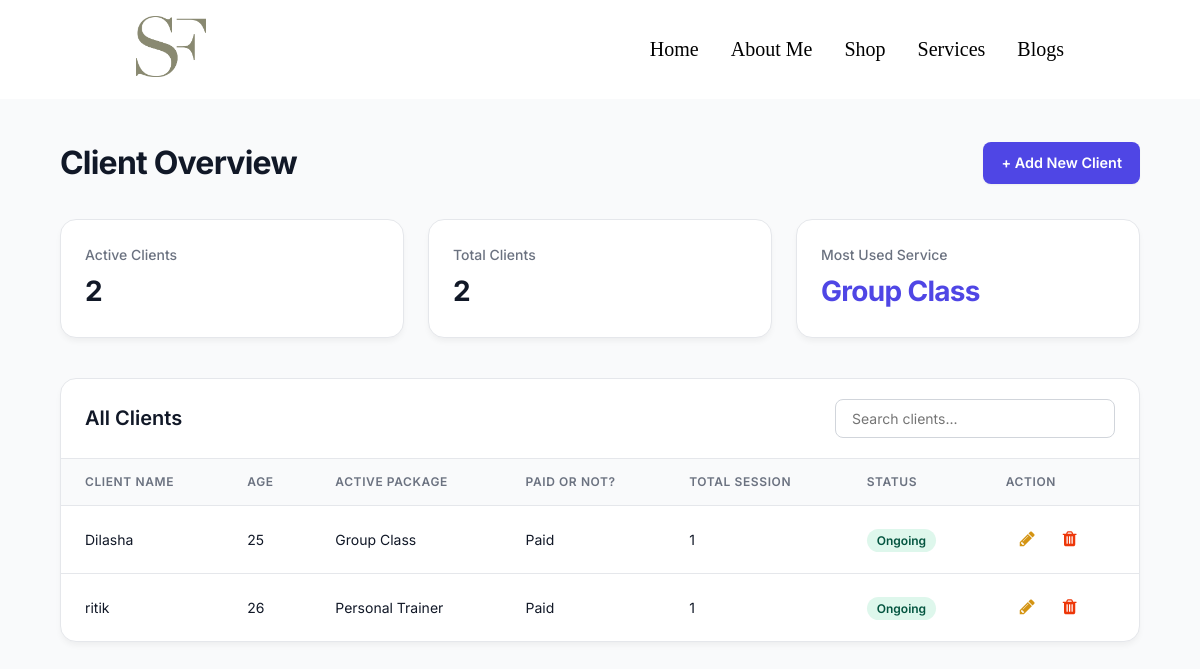
Screenshot of /clients/ (signed in) with the database file from the repository.
### website/models.py (models this page shows, shortened)
class Service(models.Model):
    title = models.CharField(max_length=80)
    info = models.TextField(null = True, blank = True)
    feature = models.ManyToManyField(ServiceFeatureItem, blank = True, related_name="services")
    price= models.IntegerField()
    icon = models.ImageField(upload_to='images/pics')
    slug = models.SlugField(null = True)

class Client(models.Model):
    GENDER_CHOICES = [
        ("Male" , "Male"),
        ("Female", "Female"),
        ("Other" , "Other")
    ]
    STATUS_CHOICES = [
        ("Ongoing" , "Ongoing"),
        ("Completed", "Completed"),
    ]
    PAID_OPTIONS = [
        ("Paid", "Paid"),
        ("Not Paid", "Not Paid"),
        ("Half Paid", "Half Paid"),
    ]
    name = models.CharField(max_length=100)
    total_sessions = models.IntegerField(default = 1)
    age = models.IntegerField()
    gender = models.TextField(choices= GENDER_CHOICES)
    started_training_from = models.DateField()
    services = models.ForeignKey(Service, on_delete= models.PROTECT)
    any_problem = models.CharField(max_length=500, default="N/A")
    status = models.CharField(max_length = 100, choices= STATUS_CHOICES, default="Ongoing")
    paid_or_not = models.CharField(max_length = 100, choices= PAID_OPTIONS, blank = True, null = True)

### website/views.py (the view)
# urls.py: path('clients/', client_view, name='client-view'),
@login_required
def client_view(request):
    if not request.user.is_superuser:
        return redirect('home-page')
    active_clients_count = Client.objects.filter(status = "Ongoing").count()
    total_clients_count = Client.objects.all().count()
    clients = Client.objects.all().order_by("-status", "-started_training_from")
    if clients:
        top_service = Service.objects.annotate(
                total_subs = Count('client')
            ).order_by('-total_subs').values_list('title', flat=True).first()
    else:
        top_service = None
    return render(request, 'website/clients/clients.html', {'clients' : clients,  "active_clients_count": active_clients_count, 'total_clients_count': total_clients_count, 'top_service' : top_service})

### website/templates/website/clients/clients.html (shortened to what this page needs)
{% extends 'website/index.html' %}
{% load static %}
{% block extra_css %}
<link rel="stylesheet" href="{% static 'website/client_style.css'%}">
{% endblock %}
{% block content %}
{% include 'website/navbar.html' %}
<div class="dashboard-container">
    <div class="page-header">
        <h1>Client Overview</h1>
        <a class="btn btn-primary" id="add-client-btn" href="{% url 'client-form' %}">+ Add New Client</a>
    </div>
    <div class="stats-grid">
        <div class="stat-card">
            <h3>Active Clients</h3>
            <p class="stat-number">{{active_clients_count}}</p>
        </div>
        <div class="stat-card">
            <h3>Total Clients</h3>
            <p class="stat-number">{{total_clients_count}}</p>
        </div>
        <div class="stat-card">
            <h3>Most Used Service</h3>
            <p class="stat-number text-accent">{{top_service}}</p>
        </div>
    </div>
    <div class="table-card">
        <div class="table-header">
            <h2>All Clients</h2>
            <input type="text" class="search-input" id="search-input" placeholder="Search clients..." >
        </div>
        <div class="table-responsive">
            <table class="client-table">
                <thead>
                    <tr>
                        <th>Client Name</th>
                        <th>Age</th>
                        <th>Active Package</th>
                        <th>Paid or Not?</th>
                        <th>Total Session</th>
                        <th>Status</th>
                        <th>Action</th>
                    </tr>
                </thead>
                <tbody>
                    {% for client in clients %}
                    <tr class="client-row">
                        <td class="client-name">
                            {{client.name}}
                        </td>
                        <td>{{client.age}}</td>
                        <td class="service-title-table">{{client.services.title}}</td>
                        <td><span class="session-badge">{{client.paid_or_not|cut:"ne"}}</span></td>
                        <td>{{client.total_sessions}}</td>
                        <td><span class="status-badge {{client.status}}">{{client.status}}</span></td>
                        <td id="action-{{client.id}}" style="display:flex;">
                            <a href="{% url 'edit-client' client.id %}"
                            class="action-link edit">
                            <i class="fa fa-pencil" aria-hidden="true" title="Edit"></i>
                            <a class="action-link delete" title="Edit"id="delete-btn" onclick="deleteModalFunction('openModal', this)" data-id = {{client.id}}><i class="fa fa-trash" aria-hidden="true" title="Delete"></i></a>
                        </td>
                    </tr>
                    {% endfor %}
                </tbody>
            </table>
        </div>
    </div>
</div>
{% endblock %}

### website/templates/website/index.html (shortened to what this page needs)
{% load static %}
<!DOCTYPE html>
<html lang="en">
<head>
    <link rel="stylesheet" href="https://cdnjs.cloudflare.com/ajax/libs/font-awesome/6.7.2/css/all.min.css" />
    <link rel="stylesheet" href="https://cdnjs.cloudflare.com/ajax/libs/font-awesome/4.7.0/css/font-awesome.min.css">
    <link rel="stylesheet" href="{% static 'website/bloglist.css'%}">
    <link rel="stylesheet" href="{% static 'website/style.css'%}">
    {% block extra_css %}{% endblock %}
</head>
<body>
   <main>
        {%block content %}{%endblock %}
    </main>
</body>
</html>

### website/templates/website/navbar.html (shortened to what this page needs)
{%load static %}
<header>
    <div class="page-navbar">
        <div class="brand"><a href="{% url 'home-page' %}"><img src="{% static 'website/final_logo.png' %}" alt="logo"></a></div>
        <nav class="right-side" id="responsive">
            <ul>
                <li><a href="{% url 'home-page' %}">Home</a></li>
                <li><a href="{% url 'about-me' %}">About Me</a></li>
                <li><a href="https://www.instagram.com/sappfitwear/">Shop</a></li>
                <li><a href="{% url 'services-page' %}">Services</a></li>
                <li><a href="{% url 'blogs' %}">Blogs</a></li>
            </ul>
        </nav>
    </div>
</header>

### website/static/website/bloglist.css (style rules this page uses)
:root { --title-family :'Unbounded', cursive; --role-font :'Roboto Mono', monospace; --quote-family:'Lobster Two', cursive; --blog-font : 'Andika', sans-serif; --container-width: 80%; --margin-top:10em; --padding-bottom:10em; --blog-title:'Roboto Condensed', sans-serif; }
header { position: static; }
.page-navbar { width: var(--container-width); }
a { color: black; }

### website/static/website/style.css (style rules this page uses)
:root { --title-family :'Unbounded', cursive; --trial-font : "Bungee", sans-serif; --role-font :'Roboto Mono', monospace; --nav-font:"Playfair Display", serif; --quote-family:'Lobster Two', cursive; --container-width: 80%; --paragraph-font: 'Rubik', sans-serif; --margin-top:5em; --margin-bottom:5em; --padding-bottom:5em; --testinomial-font : 'Inconsolata', monospace; --blog-title:'Roboto Condensed', sans-serif; --navbar-color: #faedcd; --button-color: #d4a373; --text-primary: #4A3B32; --read-more-btn: rgb(241, 180, 89); --second-parafont: "Inter", sans-serif; --poppins-font:"Poppins", sans-serif; }
* { margin: 0 auto; padding: 0 auto; box-sizing: border-box; }
html { scroll-behavior: smooth !important; }
body { overflow-x: hidden; }
a { text-decoration: none !important; -webkit-text-decoration: none !important; }
header { background-color: white; display: flex; justify-content: center; position: fixed; align-items: center; z-index: 10000; width: 100%; }
.page-navbar { background-color: white; display: flex; justify-content: space-between; gap:1em; align-items:center; width: var(--container-width); padding: 1em; }
.page-navbar .brand { width: fit-content; margin: 0; }
.right-side { margin: 0; width: fit-content; display: flex; }
.brand img { width: 70px; }
nav ul { display: flex; gap: 2em; list-style-type: none; align-items: center; justify-content: space-between; }
a { text-decoration: none; }
nav ul a { font-size: 1.25em; font-family: var(--nav-font); color: black; margin: 0; }

### rows the page displays
Service: title "Group Class"
Client: name "Dilasha", age "25", services "Group Class", paid_or_not "Paid", total_sessions "1", status "Ongoing"
Client: name "ritik", age "26", services "Personal Trainer", paid_or_not "Paid", total_sessions "1", status "Ongoing"

### other values shown
{{ active_clients_count }} "2"
{{ total_clients_count }} "2"
